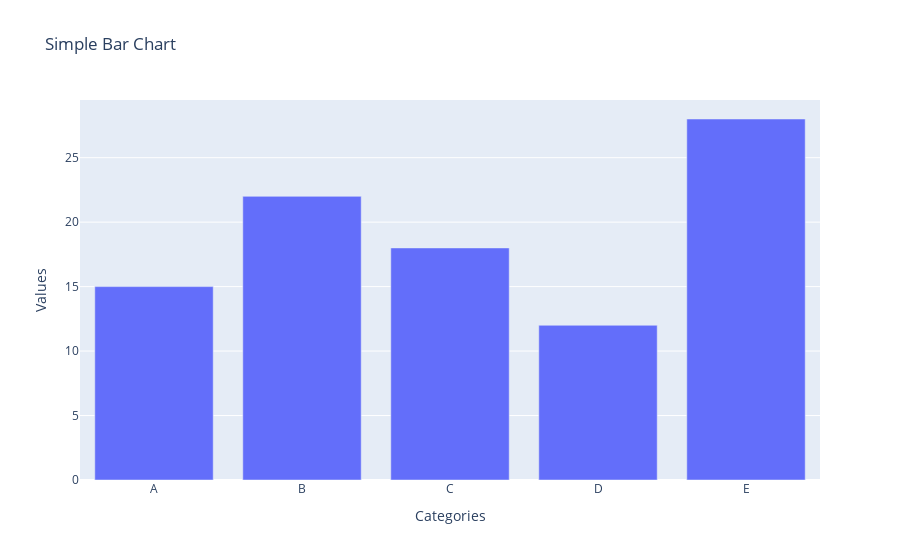

Notebook cell for this chart:
### Markdown cell above
`Plotly Graph Objects:`

In contrast, the Plotly Graph Objects API presents a **finer level of control** and customization within the Plotly framework. It encompasses essential objects like `Figure`, layout, and data, serving as the bedrock for constructing visualizations. The Figure, which can be represented as a dictionary or instances of `plotly.graph_objects.Figure`, undergoes JSON serialization before being handed off to `plotly.js`.

In the following code, compared to the Express API, we need to initiate a figure object (with a slightly **more complex** syntax) using the function `go.Figure` and then change the layout of this figure using the function `fig.update_layout()`.

### Code cell
import plotly.graph_objects as go

# Sample data
categories = ['A', 'B', 'C', 'D', 'E']
values = [15, 22, 18, 12, 28]

# Create a bar chart using the Graph Object API
fig = go.Figure(data=[go.Bar(x=categories, y=values)])

# Update layout
fig.update_layout(title="Simple Bar Chart", xaxis_title="Categories", yaxis_title="Values")

# Show the plot
fig.show()

### Figure 1 — Plotly figure (JSON) as saved in the notebook; plotly's stock layout.template omitted (floating-point values rounded to 4 significant figures)
{"data": [{"type": "bar", "x": ["A", "B", "C", "D", "E"], "y": [15, 22, 18, 12, 28]}], "layout": {"autosize": true, "title": {"text": "Simple Bar Chart"}, "xaxis": {"autorange": true, "range": [-0.5, 4.5], "title": {"text": "Categories"}, "type": "category"}, "yaxis": {"autorange": true, "range": [0, 29.47], "title": {"text": "Values"}, "type": "linear"}}}
